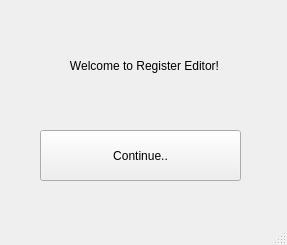
<?xml version="1.0" encoding="UTF-8"?>
<ui version="4.0">
 <class>MainWindow</class>
 <widget class="QMainWindow" name="MainWindow">
  <property name="geometry">
   <rect>
    <x>0</x>
    <y>0</y>
    <width>287</width>
    <height>245</height>
   </rect>
  </property>
  <property name="windowTitle">
   <string>MainWindow</string>
  </property>
  <widget class="QWidget" name="centralwidget">
   <widget class="QLabel" name="label">
    <property name="geometry">
     <rect>
      <x>60</x>
      <y>40</y>
      <width>211</width>
      <height>51</height>
     </rect>
    </property>
    <property name="text">
     <string>   Welcome to Register Editor!</string>
    </property>
   </widget>
   <widget class="QPushButton" name="pushButton">
    <property name="geometry">
     <rect>
      <x>40</x>
      <y>130</y>
      <width>201</width>
      <height>51</height>
     </rect>
    </property>
    <property name="text">
     <string>Continue..</string>
    </property>
   </widget>
  </widget>
  <widget class="QMenuBar" name="menubar">
   <property name="geometry">
    <rect>
     <x>0</x>
     <y>0</y>
     <width>287</width>
     <height>25</height>
    </rect>
   </property>
  </widget>
  <widget class="QStatusBar" name="statusbar"/>
 </widget>
 <resources/>
 <connections/>
</ui>
